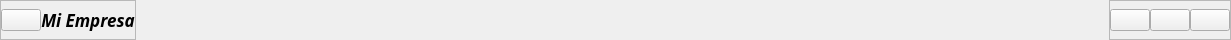
     <widget class="QWidget" name="header" native="true">
      <property name="enabled">
       <bool>true</bool>
      </property>
      <property name="maximumSize">
       <size>
        <width>16777215</width>
        <height>40</height>
       </size>
      </property>
      <layout class="QHBoxLayout" name="horizontalLayout_4">
       <property name="spacing">
        <number>5</number>
       </property>
       <property name="leftMargin">
        <number>0</number>
       </property>
       <property name="topMargin">
        <number>0</number>
       </property>
       <property name="rightMargin">
        <number>0</number>
       </property>
       <property name="bottomMargin">
        <number>0</number>
       </property>
       <item>
        <widget class="QFrame" name="frame">
         <property name="minimumSize">
          <size>
           <width>0</width>
           <height>0</height>
          </size>
         </property>
         <property name="maximumSize">
          <size>
           <width>16777215</width>
           <height>200</height>
          </size>
         </property>
         <property name="frameShape">
          <enum>QFrame::StyledPanel</enum>
         </property>
         <property name="frameShadow">
          <enum>QFrame::Raised</enum>
         </property>
         <layout class="QHBoxLayout" name="horizontalLayout_2">
          <property name="spacing">
           <number>0</number>
          </property>
          <property name="leftMargin">
           <number>0</number>
          </property>
          <property name="topMargin">
           <number>0</number>
          </property>
          <property name="rightMargin">
           <number>0</number>
          </property>
          <property name="bottomMargin">
           <number>0</number>
          </property>
          <item>
           <widget class="QPushButton" name="miempresaBtn">
            <property name="cursor">
             <cursorShape>PointingHandCursor</cursorShape>
            </property>
            <property name="autoFillBackground">
             <bool>false</bool>
            </property>
            <property name="styleSheet">
             <string notr="true"/>
            </property>
            <property name="text">
             <string/>
            </property>
            <property name="icon">
             <iconset resource="Source.qrc">
              <normaloff>:/newPrefix/ICONS/menu-hamburguesa.png</normaloff>:/newPrefix/ICONS/menu-hamburguesa.png</iconset>
            </property>
            <property name="iconSize">
             <size>
              <width>25</width>
              <height>25</height>
             </size>
            </property>
           </widget>
          </item>
          <item>
           <widget class="QLabel" name="label">
            <property name="minimumSize">
             <size>
              <width>0</width>
              <height>0</height>
             </size>
            </property>
            <property name="maximumSize">
             <size>
              <width>16777215</width>
              <height>16777215</height>
             </size>
            </property>
            <property name="font">
             <font>
              <family>Franklin Gothic Demi</family>
              <pointsize>13</pointsize>
              <weight>75</weight>
              <italic>true</italic>
              <bold>true</bold>
             </font>
            </property>
            <property name="text">
             <string>&lt;html&gt;&lt;head/&gt;&lt;body&gt;&lt;p align=&quot;center&quot;&gt;&lt;span style=&quot; font-size:13pt;&quot;&gt;Mi Empresa&lt;/span&gt;&lt;/p&gt;&lt;/body&gt;&lt;/html&gt;</string>
            </property>
           </widget>
          </item>
         </layout>
        </widget>
       </item>
       <item>
        <spacer name="horizontalSpacer">
         <property name="orientation">
          <enum>Qt::Horizontal</enum>
         </property>
         <property name="sizeHint" stdset="0">
          <size>
           <width>968</width>
           <height>20</height>
          </size>
         </property>
        </spacer>
       </item>
       <item>
        <widget class="QFrame" name="frame_2">
         <property name="minimumSize">
          <size>
           <width>0</width>
           <height>0</height>
          </size>
         </property>
         <property name="maximumSize">
          <size>
           <width>16777215</width>
           <height>200</height>
          </size>
         </property>
         <property name="frameShape">
          <enum>QFrame::StyledPanel</enum>
         </property>
         <property name="frameShadow">
          <enum>QFrame::Raised</enum>
         </property>
         <layout class="QHBoxLayout" name="horizontalLayout_3">
          <property name="spacing">
           <number>0</number>
          </property>
          <property name="leftMargin">
           <number>0</number>
          </property>
          <property name="topMargin">
           <number>0</number>
          </property>
          <property name="rightMargin">
           <number>0</number>
          </property>
          <property name="bottomMargin">
           <number>0</number>
          </property>
          <item>
           <widget class="QPushButton" name="minimizarBtn">
            <property name="sizePolicy">
             <sizepolicy hsizetype="Minimum" vsizetype="Fixed">
              <horstretch>0</horstretch>
              <verstretch>0</verstretch>
             </sizepolicy>
            </property>
            <property name="cursor">
             <cursorShape>PointingHandCursor</cursorShape>
            </property>
            <property name="text">
             <string/>
            </property>
            <property name="icon">
             <iconset resource="Source.qrc">
              <normaloff>:/newPrefix/ICONS/minimizar-signo.png</normaloff>:/newPrefix/ICONS/minimizar-signo.png</iconset>
            </property>
            <property name="iconSize">
             <size>
              <width>22</width>
              <height>22</height>
             </size>
            </property>
           </widget>
          </item>
          <item>
           <widget class="QPushButton" name="expandirBtn">
            <property name="sizePolicy">
             <sizepolicy hsizetype="Minimum" vsizetype="Fixed">
              <horstretch>0</horstretch>
              <verstretch>0</verstretch>
             </sizepolicy>
            </property>
            <property name="cursor">
             <cursorShape>PointingHandCursor</cursorShape>
            </property>
            <property name="text">
             <string/>
            </property>
            <property name="icon">
             <iconset resource="Source.qrc">
              <normaloff>:/newPrefix/ICONS/square.png</normaloff>:/newPrefix/ICONS/square.png</iconset>
            </property>
            <property name="iconSize">
             <size>
              <width>22</width>
              <height>22</height>
             </size>
            </property>
           </widget>
          </item>
          <item>
           <widget class="QPushButton" name="salirBtn">
            <property name="sizePolicy">
             <sizepolicy hsizetype="Minimum" vsizetype="Fixed">
              <horstretch>0</horstretch>
              <verstretch>0</verstretch>
             </sizepolicy>
            </property>
            <property name="cursor">
             <cursorShape>PointingHandCursor</cursorShape>
            </property>
            <property name="text">
             <string/>
            </property>
            <property name="icon">
             <iconset resource="Source.qrc">
              <normaloff>:/newPrefix/ICONS/cancel (1).png</normaloff>:/newPrefix/ICONS/cancel (1).png</iconset>
            </property>
            <property name="iconSize">
             <size>
              <width>22</width>
              <height>22</height>
             </size>
            </property>
           </widget>
          </item>
         </layout>
        </widget>
       </item>
      </layout>
     </widget>
